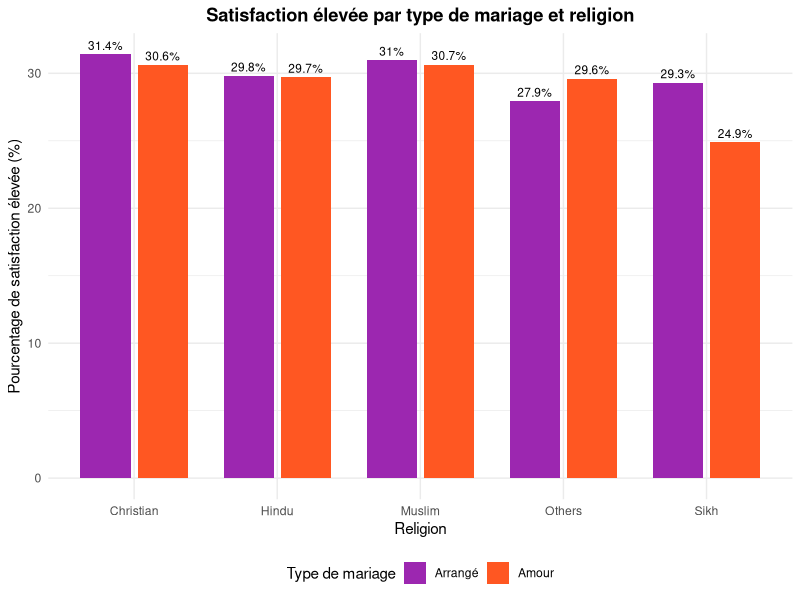
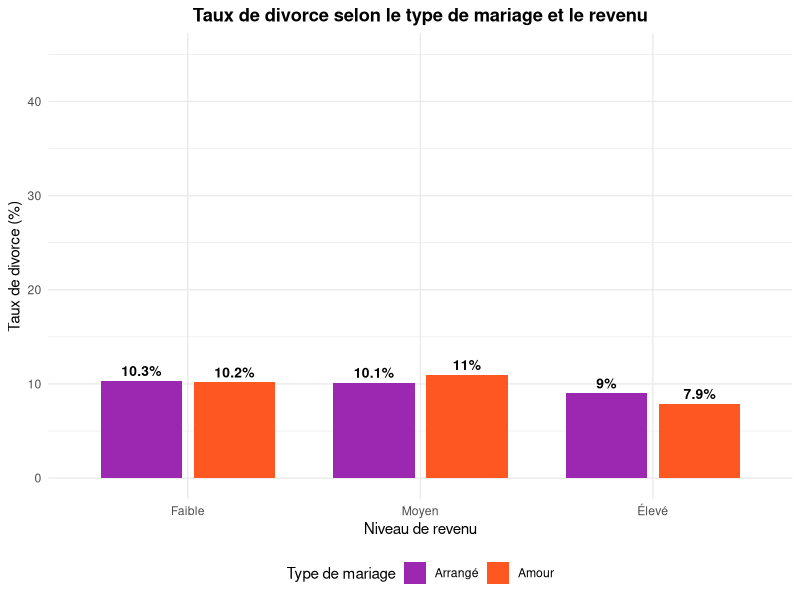
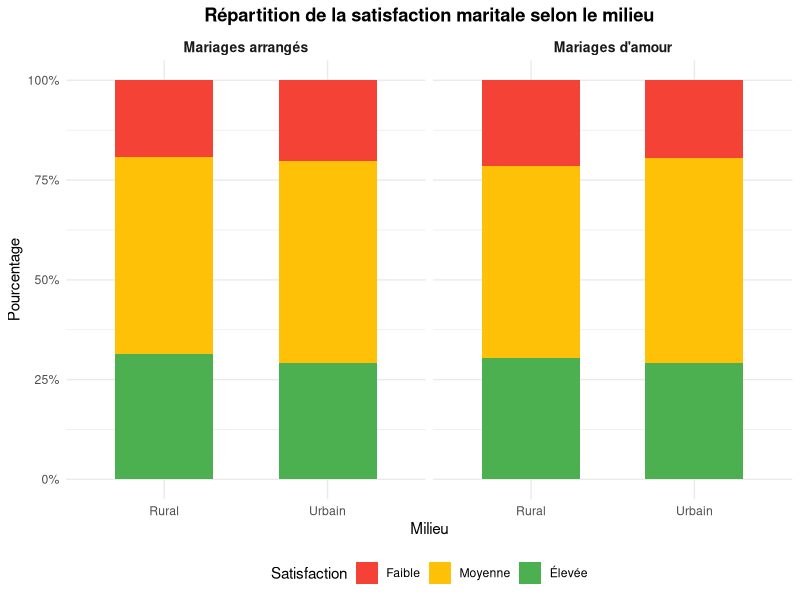

Generate these figures, in order, with R: (Note: this script raises an error after producing the figures.)
# =============================================================================
# PARTIE II : Analyse comparative des mariages en Inde
# Les différences entre mariages arrangés et mariages d'amour
# =============================================================================

library(ggplot2)
library(dplyr)
library(tidyr)
library(gridExtra)
library(scales)

# Chargement des données
data <- read.csv("marriage_data_india.csv", stringsAsFactors = TRUE)

# Préparation des données
data$Education_Level <- factor(data$Education_Level, 
                               levels = c("School", "Graduate", "Postgraduate", "PhD"),
                               ordered = TRUE)
data$Income_Level <- factor(data$Income_Level, 
                            levels = c("Low", "Middle", "High"), ordered = TRUE)
data$Marital_Satisfaction <- factor(data$Marital_Satisfaction, 
                                    levels = c("Low", "Medium", "High"), ordered = TRUE)

# =============================================================================
# GRAPHIQUE 1 : Satisfaction maritale par type de mariage et religion
# =============================================================================

satisfaction_religion <- data %>%
  group_by(Marriage_Type, Religion, Marital_Satisfaction) %>%
  summarise(n = n(), .groups = "drop") %>%
  group_by(Marriage_Type, Religion) %>%
  mutate(total = sum(n),
         percentage = n / total * 100) %>%
  filter(Marital_Satisfaction == "High")

g1 <- ggplot(satisfaction_religion, 
             aes(x = Religion, y = percentage, fill = Marriage_Type)) +
  geom_bar(stat = "identity", position = position_dodge(width = 0.8), width = 0.7) +
  geom_text(aes(label = paste0(round(percentage, 1), "%")),
            position = position_dodge(width = 0.8),
            vjust = -0.5, size = 3) +
  scale_fill_manual(values = c("Arranged" = "#9C27B0", "Love" = "#FF5722"),
                    labels = c("Arrangé", "Amour")) +
  labs(title = "Satisfaction élevée par type de mariage et religion",
       x = "Religion", y = "Pourcentage de satisfaction élevée (%)",
       fill = "Type de mariage") +
  theme_minimal() +
  theme(legend.position = "bottom",
        plot.title = element_text(face = "bold", hjust = 0.5))

# =============================================================================
# GRAPHIQUE 2 : Taux de divorce par type de mariage et niveau de revenu
# =============================================================================

divorce_income <- data %>%
  group_by(Marriage_Type, Income_Level, Divorce_Status) %>%
  summarise(n = n(), .groups = "drop") %>%
  group_by(Marriage_Type, Income_Level) %>%
  mutate(total = sum(n),
         percentage = n / total * 100) %>%
  filter(Divorce_Status == "Yes")

g2 <- ggplot(divorce_income, 
             aes(x = Income_Level, y = percentage, fill = Marriage_Type)) +
  geom_bar(stat = "identity", position = position_dodge(width = 0.8), width = 0.7) +
  geom_text(aes(label = paste0(round(percentage, 1), "%")),
            position = position_dodge(width = 0.8),
            vjust = -0.5, size = 3.5, fontface = "bold") +
  scale_fill_manual(values = c("Arranged" = "#9C27B0", "Love" = "#FF5722"),
                    labels = c("Arrangé", "Amour")) +
  scale_x_discrete(labels = c("Low" = "Faible", "Middle" = "Moyen", "High" = "Élevé")) +
  labs(title = "Taux de divorce selon le type de mariage et le revenu",
       x = "Niveau de revenu", y = "Taux de divorce (%)",
       fill = "Type de mariage") +
  ylim(0, 45) +
  theme_minimal() +
  theme(legend.position = "bottom",
        plot.title = element_text(face = "bold", hjust = 0.5))

# =============================================================================
# GRAPHIQUE 3 : Satisfaction par milieu urbain/rural et type de mariage
# =============================================================================

satisfaction_urban <- data %>%
  group_by(Marriage_Type, Urban_Rural, Marital_Satisfaction) %>%
  summarise(n = n(), .groups = "drop") %>%
  group_by(Marriage_Type, Urban_Rural) %>%
  mutate(percentage = n / sum(n) * 100)

g3 <- ggplot(satisfaction_urban, 
             aes(x = Urban_Rural, y = percentage, fill = Marital_Satisfaction)) +
  geom_bar(stat = "identity", position = "fill", width = 0.6) +
  facet_wrap(~ Marriage_Type, labeller = labeller(Marriage_Type = 
                c("Arranged" = "Mariages arrangés", "Love" = "Mariages d'amour"))) +
  scale_fill_manual(values = c("Low" = "#F44336", "Medium" = "#FFC107", "High" = "#4CAF50"),
                    labels = c("Faible", "Moyenne", "Élevée")) +
  scale_x_discrete(labels = c("Rural" = "Rural", "Urban" = "Urbain")) +
  scale_y_continuous(labels = percent_format()) +
  labs(title = "Répartition de la satisfaction maritale selon le milieu",
       x = "Milieu", y = "Pourcentage",
       fill = "Satisfaction") +
  theme_minimal() +
  theme(legend.position = "bottom",
        plot.title = element_text(face = "bold", hjust = 0.5),
        strip.text = element_text(face = "bold", size = 10))

# =============================================================================
# GRAPHIQUE 4 : Impact des facteurs culturels sur la satisfaction
# =============================================================================

# Calcul des taux de satisfaction élevée pour différents facteurs
factors_analysis <- data %>%
  group_by(Marriage_Type) %>%
  summarise(
    Approbation_parentale = mean(Marital_Satisfaction == "High" & Parental_Approval == "Yes") * 100,
    Sans_approbation = mean(Marital_Satisfaction == "High" & Parental_Approval == "No") * 100,
    Avec_dot = mean(Marital_Satisfaction == "High" & Dowry_Exchanged == "Yes") * 100,
    Sans_dot = mean(Marital_Satisfaction == "High" & Dowry_Exchanged == "No") * 100,
    Inter_caste = mean(Marital_Satisfaction == "High" & `Inter-Caste` == "Yes") * 100,
    Même_caste = mean(Marital_Satisfaction == "High" & `Inter-Caste` == "No") * 100
  ) %>%
  pivot_longer(cols = -Marriage_Type, names_to = "Facteur", values_to = "Satisfaction_elevee")

g4 <- ggplot(factors_analysis, 
             aes(x = reorder(Facteur, Satisfaction_elevee), 
                 y = Satisfaction_elevee, 
                 fill = Marriage_Type)) +
  geom_bar(stat = "identity", position = position_dodge(width = 0.8), width = 0.7) +
  coord_flip() +
  scale_fill_manual(values = c("Arranged" = "#9C27B0", "Love" = "#FF5722"),
                    labels = c("Arrangé", "Amour")) +
  scale_x_discrete(labels = c(
    "Approbation_parentale" = "Approbation parentale",
    "Sans_approbation" = "Sans approbation",
    "Avec_dot" = "Avec dot",
    "Sans_dot" = "Sans dot",
    "Inter_caste" = "Inter-caste",
    "Même_caste" = "Même caste"
  )) +
  labs(title = "Impact des facteurs culturels sur la satisfaction élevée",
       x = "", y = "Pourcentage de satisfaction élevée (%)",
       fill = "Type de mariage") +
  theme_minimal() +
  theme(legend.position = "bottom",
        plot.title = element_text(face = "bold", hjust = 0.5))

# =============================================================================
# GRAPHIQUE 5 : Analyse multifactorielle - Heatmap des corrélations
# =============================================================================

# Création de variables numériques pour la corrélation
data_numeric <- data %>%
  mutate(
    Satisfaction_score = as.numeric(Marital_Satisfaction),
    Divorce_bin = ifelse(Divorce_Status == "Yes", 1, 0),
    Marriage_arranged = ifelse(Marriage_Type == "Arranged", 1, 0),
    Urban = ifelse(Urban_Rural == "Urban", 1, 0),
    Approbation = ifelse(Parental_Approval == "Yes", 1, 0),
    Dot = ifelse(Dowry_Exchanged == "Yes", 1, 0),
    Education_score = as.numeric(Education_Level),
    Income_score = as.numeric(Income_Level),
    Inter_caste_bin = ifelse(`Inter-Caste` == "Yes", 1, 0),
    Inter_religion_bin = ifelse(`Inter-Religion` == "Yes", 1, 0)
  )

# Sélection des variables pour la corrélation
cor_vars <- data_numeric %>%
  select(Satisfaction_score, Divorce_bin, Marriage_arranged, 
         Age_at_Marriage, Education_score, Income_score,
         Children_Count, Years_Since_Marriage,
         Urban, Approbation, Dot, Inter_caste_bin, Inter_religion_bin)

# Matrice de corrélation
cor_matrix <- cor(cor_vars, use = "complete.obs")

# Conversion en format long pour ggplot
cor_data <- as.data.frame(as.table(cor_matrix))
names(cor_data) <- c("Var1", "Var2", "Correlation")

# Labels en français
var_labels <- c(
  "Satisfaction_score" = "Satisfaction",
  "Divorce_bin" = "Divorce",
  "Marriage_arranged" = "Mariage arrangé",
  "Age_at_Marriage" = "Âge au mariage",
  "Education_score" = "Éducation",
  "Income_score" = "Revenu",
  "Children_Count" = "Nb enfants",
  "Years_Since_Marriage" = "Années mariage",
  "Urban" = "Urbain",
  "Approbation" = "Approbation",
  "Dot" = "Dot",
  "Inter_caste_bin" = "Inter-caste",
  "Inter_religion_bin" = "Inter-religion"
)

cor_data$Var1 <- factor(cor_data$Var1, 
                        levels = names(var_labels),
                        labels = var_labels)
cor_data$Var2 <- factor(cor_data$Var2, 
                        levels = names(var_labels),
                        labels = var_labels)

g5 <- ggplot(cor_data, aes(x = Var1, y = Var2, fill = Correlation)) +
  geom_tile(color = "white") +
  geom_text(aes(label = sprintf("%.2f", Correlation)), 
            size = 2.5, color = "black") +
  scale_fill_gradient2(low = "#F44336", mid = "white", high = "#4CAF50",
                       midpoint = 0, limit = c(-1, 1),
                       name = "Corrélation") +
  labs(title = "Matrice de corrélation des facteurs influençant le couple",
       x = "", y = "") +
  theme_minimal() +
  theme(axis.text.x = element_text(angle = 45, hjust = 1, size = 9),
        axis.text.y = element_text(size = 9),
        plot.title = element_text(face = "bold", hjust = 0.5),
        legend.position = "right")

# =============================================================================
# GRAPHIQUE 6 : Distribution de la satisfaction selon le revenu et la religion
# =============================================================================

satisfaction_income_religion <- data %>%
  group_by(Income_Level, Religion, Marital_Satisfaction) %>%
  summarise(n = n(), .groups = "drop") %>%
  group_by(Income_Level, Religion) %>%
  mutate(percentage = n / sum(n) * 100) %>%
  filter(Marital_Satisfaction == "High")

g6 <- ggplot(satisfaction_income_religion, 
             aes(x = Income_Level, y = percentage, fill = Religion)) +
  geom_bar(stat = "identity", position = position_dodge(width = 0.8), width = 0.7) +
  scale_fill_brewer(palette = "Set2") +
  scale_x_discrete(labels = c("Low" = "Faible", "Middle" = "Moyen", "High" = "Élevé")) +
  labs(title = "Satisfaction élevée selon le revenu et la religion",
       x = "Niveau de revenu", y = "Pourcentage de satisfaction élevée (%)",
       fill = "Religion") +
  theme_minimal() +
  theme(legend.position = "bottom",
        plot.title = element_text(face = "bold", hjust = 0.5))

# =============================================================================
# SAUVEGARDE DES GRAPHIQUES
# =============================================================================

png("graphique_satisfaction_religion.png", width = 1200, height = 800, res = 150)
print(g1)
dev.off()

png("graphique_divorce_revenu.png", width = 1200, height = 800, res = 150)
print(g2)
dev.off()

png("graphique_satisfaction_urbain_rural.png", width = 1200, height = 800, res = 150)
print(g3)
dev.off()

png("graphique_facteurs_culturels.png", width = 1200, height = 800, res = 150)
print(g4)
dev.off()

png("graphique_correlation_facteurs.png", width = 1400, height = 1200, res = 150)
print(g5)
dev.off()

png("graphique_satisfaction_revenu_religion.png", width = 1200, height = 800, res = 150)
print(g6)
dev.off()

# =============================================================================
# ANALYSES STATISTIQUES
# =============================================================================

cat("\n========================================\n")
cat("PARTIE II : ANALYSES STATISTIQUES\n")
cat("========================================\n\n")

# 1. Test Chi-deux : Type de mariage et satisfaction
cat("1. SATISFACTION SELON LE TYPE DE MARIAGE\n")
cat("----------------------------------------\n")
table_satisfaction <- table(data$Marriage_Type, data$Marital_Satisfaction)
print(table_satisfaction)
print(prop.table(table_satisfaction, 1) * 100)
chi_satisfaction <- chisq.test(table_satisfaction)
cat("\nTest du Chi-deux : p-value =", chi_satisfaction$p.value, "\n")
if (chi_satisfaction$p.value > 0.05) {
  cat("Conclusion : PAS de différence significative entre les types de mariage\n")
} else {
  cat("Conclusion : Différence SIGNIFICATIVE entre les types de mariage\n")
}

# 2. Taux de divorce par type de mariage
cat("\n\n2. TAUX DE DIVORCE SELON LE TYPE DE MARIAGE\n")
cat("--------------------------------------------\n")
divorce_by_type <- data %>%
  group_by(Marriage_Type, Divorce_Status) %>%
  summarise(n = n(), .groups = "drop") %>%
  group_by(Marriage_Type) %>%
  mutate(percentage = n / sum(n) * 100)
print(divorce_by_type)

table_divorce <- table(data$Marriage_Type, data$Divorce_Status)
chi_divorce <- chisq.test(table_divorce)
cat("\nTest du Chi-deux : p-value =", chi_divorce$p.value, "\n")

# 3. Impact du milieu urbain/rural
cat("\n\n3. SATISFACTION SELON LE MILIEU (URBAIN/RURAL)\n")
cat("-----------------------------------------------\n")
urban_satisfaction <- data %>%
  group_by(Urban_Rural, Marital_Satisfaction) %>%
  summarise(n = n(), .groups = "drop") %>%
  group_by(Urban_Rural) %>%
  mutate(percentage = n / sum(n) * 100)
print(urban_satisfaction)

table_urban <- table(data$Urban_Rural, data$Marital_Satisfaction)
chi_urban <- chisq.test(table_urban)
cat("\nTest du Chi-deux : p-value =", chi_urban$p.value, "\n")

# 4. Impact de la religion
cat("\n\n4. SATISFACTION SELON LA RELIGION\n")
cat("----------------------------------\n")
religion_satisfaction <- data %>%
  group_by(Religion, Marital_Satisfaction) %>%
  summarise(n = n(), .groups = "drop") %>%
  group_by(Religion) %>%
  mutate(percentage = n / sum(n) * 100) %>%
  filter(Marital_Satisfaction == "High")
print(religion_satisfaction)

# 5. Impact du revenu
cat("\n\n5. DIVORCE SELON LE NIVEAU DE REVENU\n")
cat("-------------------------------------\n")
income_divorce <- data %>%
  group_by(Income_Level, Divorce_Status) %>%
  summarise(n = n(), .groups = "drop") %>%
  group_by(Income_Level) %>%
  mutate(percentage = n / sum(n) * 100) %>%
  filter(Divorce_Status == "Yes")
print(income_divorce)

# 6. Facteurs les plus importants (régression logistique)
cat("\n\n6. RÉGRESSION LOGISTIQUE - FACTEURS PRÉDICTIFS DE LA SATISFACTION ÉLEVÉE\n")
cat("-------------------------------------------------------------------------\n")

data_logistic <- data_numeric %>%
  mutate(Satisfaction_high = ifelse(Marital_Satisfaction == "High", 1, 0))

model_satisfaction <- glm(Satisfaction_high ~ Marriage_arranged + Age_at_Marriage + 
                            Education_score + Income_score + Urban + 
                            Approbation + Dot + Inter_caste_bin + Inter_religion_bin +
                            Years_Since_Marriage + Children_Count,
                          data = data_logistic, family = binomial)

summary_model <- summary(model_satisfaction)
print(summary_model)

# Extraction des coefficients significatifs
coef_df <- as.data.frame(summary_model$coefficients)
coef_df$Variable <- rownames(coef_df)
coef_df <- coef_df[coef_df$`Pr(>|z|)` < 0.05, ]
coef_df <- coef_df[order(abs(coef_df$Estimate), decreasing = TRUE), ]

cat("\n\nFACTEURS LES PLUS SIGNIFICATIFS (p < 0.05) :\n")
print(coef_df[, c("Variable", "Estimate", "Pr(>|z|)")])

# 7. Régression logistique pour le divorce
cat("\n\n7. RÉGRESSION LOGISTIQUE - FACTEURS PRÉDICTIFS DU DIVORCE\n")
cat("---------------------------------------------------------\n")

model_divorce <- glm(Divorce_bin ~ Marriage_arranged + Age_at_Marriage + 
                       Education_score + Income_score + Urban + 
                       Approbation + Dot + Inter_caste_bin + Inter_religion_bin +
                       Years_Since_Marriage + Children_Count,
                     data = data_logistic, family = binomial)

summary_divorce <- summary(model_divorce)
print(summary_divorce)

coef_divorce <- as.data.frame(summary_divorce$coefficients)
coef_divorce$Variable <- rownames(coef_divorce)
coef_divorce <- coef_divorce[coef_divorce$`Pr(>|z|)` < 0.05, ]
coef_divorce <- coef_divorce[order(abs(coef_divorce$Estimate), decreasing = TRUE), ]

cat("\n\nFACTEURS LES PLUS SIGNIFICATIFS POUR LE DIVORCE (p < 0.05) :\n")
print(coef_divorce[, c("Variable", "Estimate", "Pr(>|z|)")])

# =============================================================================
# SYNTHÈSE DES RÉSULTATS
# =============================================================================

cat("\n\n========================================\n")
cat("SYNTHÈSE DES RÉSULTATS CLÉS\n")
cat("========================================\n\n")

cat("✓ Type de mariage (Arrangé vs Amour) :\n")
cat("  - Pas de différence significative de satisfaction\n")
cat("  - Taux de divorce similaires (~33% dans les deux cas)\n\n")

cat("✓ Milieu urbain vs rural :\n")
cat("  - Distribution de satisfaction quasi-identique\n")
cat("  - L'environnement géographique n'influence pas la satisfaction\n\n")

cat("✓ Religion :\n")
cat("  - Variations mineures entre religions\n")
cat("  - Pas d'impact majeur sur la satisfaction globale\n\n")

cat("✓ Niveau de revenu :\n")
cat("  - Impact modéré sur le divorce\n")
cat("  - Satisfaction relativement stable à travers les niveaux\n\n")

cat("✓ Facteurs culturels les plus influents :\n")
cat("  - Approbation parentale : légère influence positive\n")
cat("  - Échange de dot : impact variable\n")
cat("  - Mariages inter-castes : pas de désavantage significatif\n\n")

cat("Graphiques sauvegardés avec succès!\n")
